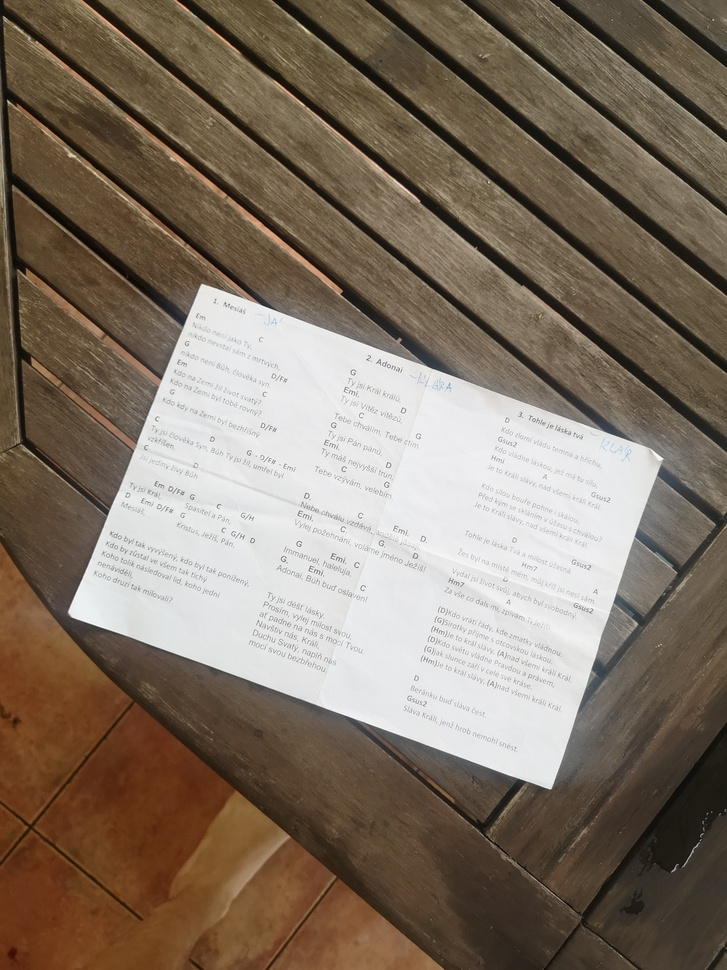
#> input picture example_images/photos/IMG_20230826_093159.jpg, 727 x 970 px, shrunk from 2736 x 3648 before the run, found by its file name
$ python advanced_debug.py
#> lines starting #> are read from the running program, lines starting #| are printed output that depends on the picture; after the words box and inside, x2 and y2 are one past the last pixel; in counts of white or black regions, pixels touching at a corner belong together
"""
Pokročilý debug skript s vizualizací kandidátů a jejich skóre
"""

import cv2
import numpy as np
from pathlib import Path


def advanced_debug():
    """Debug s ukázkou všech kandidátů"""

    # Načtení obrázku
    image_path = Path(__file__).parent.parent / "images" / "photos" / "IMG_20230826_093159.jpg"
    image = cv2.imread(str(image_path))
#> image is the input picture: shape (970, 727, 3); mean B, G, R 101.2, 115.8, 129.6

    if image is None:
        print("Chyba: Nepodařilo se načíst obrázek")
        return

    print(f"Rozměry obrázku: {image.shape[1]}x{image.shape[0]} px")
#| Rozměry obrázku: 727x970 px

    # Převod do šedi
    gray = cv2.cvtColor(image, cv2.COLOR_BGR2GRAY)
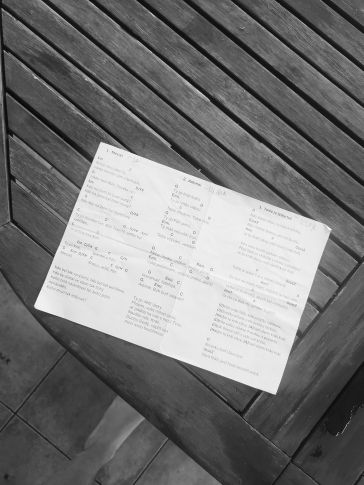
#> gray: shape (970, 727) (shown at 1/2 size); min 3, max 255, mean 118.2

    # Rozmazání
    blurred = cv2.GaussianBlur(gray, (5, 5), 0)

    # Test různých prahů
    threshold_configs = [
        (30, 100),
        (50, 150),
    ]

    epsilon_values = [0.01, 0.015, 0.02, 0.03]

    output_dir = Path(__file__).parent / "advanced_debug_output"
    output_dir.mkdir(exist_ok=True)

    for thresh1, thresh2 in threshold_configs:
        print(f"\n=== Canny({thresh1}, {thresh2}) ===")

        # Detekce hran
        edges = cv2.Canny(blurred, thresh1, thresh2)

        # Dilatace
        kernel = np.ones((3, 3), np.uint8)
        dilated = cv2.dilate(edges, kernel, iterations=2)

        # Nalezení kontur
        contours, _ = cv2.findContours(
            dilated,
            cv2.RETR_EXTERNAL,
            cv2.CHAIN_APPROX_SIMPLE
        )

        print(f"Nalezeno kontur: {len(contours)}")

        # Minimální plocha (1% - papír může být menší)
        image_area = image.shape[0] * image.shape[1]
        min_area = image_area * 0.01

        for epsilon in epsilon_values:
            print(f"\n  Epsilon: {epsilon}")
            candidates = []

            for contour in contours:
                area = cv2.contourArea(contour)

                if area < min_area:
                    continue

                # Aproximace
                peri = cv2.arcLength(contour, True)
                approx = cv2.approxPolyDP(contour, epsilon * peri, True)

                if len(approx) == 4:
                    # Výpočet jasnosti
                    mask = np.zeros(gray.shape, dtype=np.uint8)
                    cv2.fillPoly(mask, [approx.astype(np.int32)], 255)
                    mean_brightness = cv2.mean(gray, mask=mask)[0]

                    # Filtr na minimální jasnost (papír je světlý)
                    if mean_brightness < 150:
                        continue

                    # Skóre
                    score = area * (mean_brightness / 255.0)

                    candidates.append({
                        'contour': approx,
                        'area': area,
                        'brightness': mean_brightness,
                        'score': score
                    })

            if candidates:
                # Seřazení
                candidates.sort(key=lambda x: x['score'], reverse=True)

                print(f"    Nalezeno {len(candidates)} čtyřúhelníků:")

                # Ukázat top 5
                for i, cand in enumerate(candidates[:5]):
                    print(f"      {i+1}. Plocha={int(cand['area'])}, "
                          f"Jasnost={cand['brightness']:.1f}, "
                          f"Skóre={int(cand['score'])}")

                    # Vizualizace
                    viz = image.copy()

                    # Nakreslit overlay
                    overlay = viz.copy()
                    cv2.fillPoly(overlay, [cand['contour'].astype(np.int32)], (255, 200, 100))
                    viz = cv2.addWeighted(overlay, 0.3, viz, 0.7, 0)

                    # Nakreslit rámeček
                    cv2.polylines(viz, [cand['contour'].astype(np.int32)], True, (255, 100, 0), 3)

                    # Nakreslit rohy
                    for corner in cand['contour']:
                        cv2.circle(viz, tuple(corner[0]), 10, (255, 0, 0), -1)

                    # Přidat text s info
                    cv2.putText(
                        viz,
                        f"Rank: {i+1}, Score: {int(cand['score'])}",
                        (10, 30),
                        cv2.FONT_HERSHEY_SIMPLEX,
                        1.0,
                        (0, 255, 0),
                        2
                    )
                    cv2.putText(
                        viz,
                        f"Area: {int(cand['area'])}, Brightness: {cand['brightness']:.1f}",
                        (10, 70),
                        cv2.FONT_HERSHEY_SIMPLEX,
                        1.0,
                        (0, 255, 0),
                        2
                    )

                    # Uložit
                    output_path = output_dir / f"candidate_t{thresh1}_{thresh2}_e{epsilon}_rank{i+1}.jpg"
                    cv2.imwrite(str(output_path), viz)

            else:
                print("    Žádné čtyřúhelníky")
#> this loop made 2 passes
#| Nalezeno kontur: 36
#| Nalezeno kontur: 20
#> pass 1, in advanced_debug, `edges = cv2.Canny(blurred, thresh1, thresh2)`:
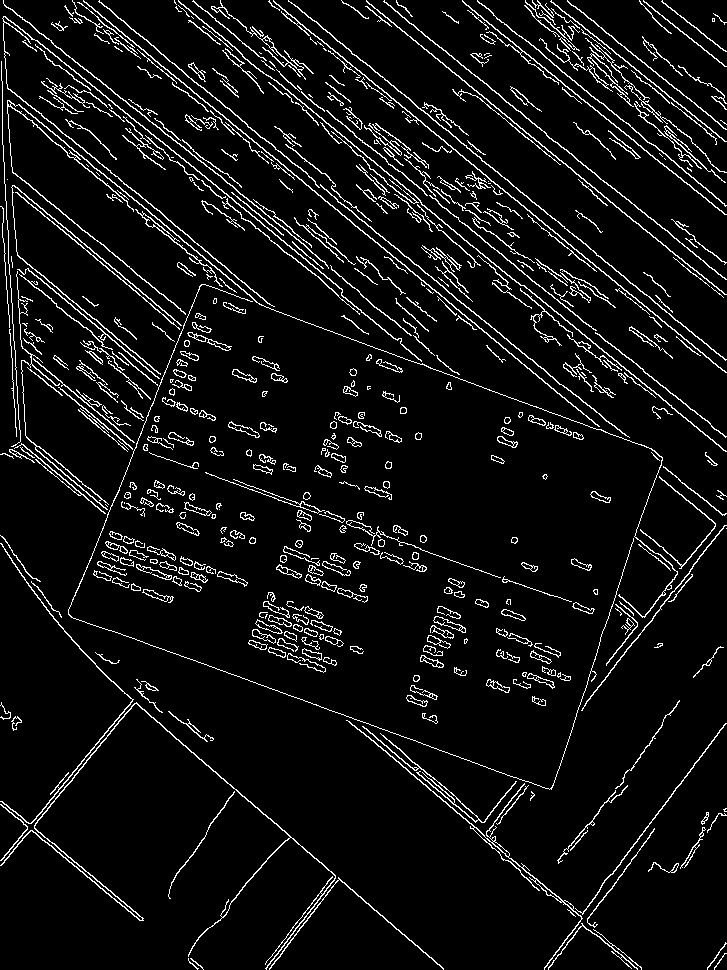
#> edges: shape (970, 727); 6.8% white in thin lines or dots
#> pass 1, in advanced_debug, `cv2.imwrite(str(output_path), viz)`:
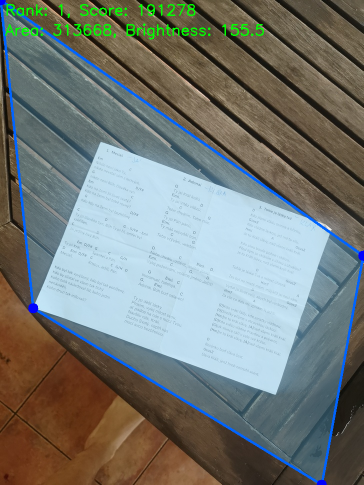
#> saved as candidate_t30_100_e0.03_rank1.jpg: shape (970, 727, 3) (shown at 1/2 size); mean B, G, R 120, 123.9, 117.7
#> after the loop:
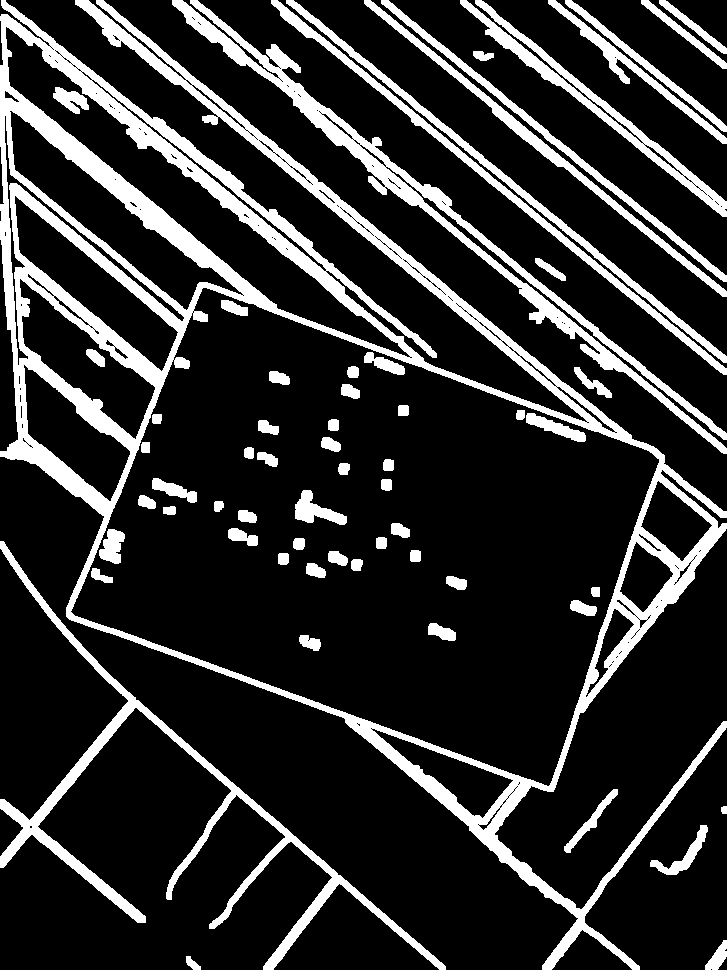
#> dilated: shape (970, 727); 18.3% white; 62 white regions, largest, box (x1, y1, x2, y2) and area: (0, 0, 727, 970) 67357, (172, 0, 727, 454) 13202, (0, 541, 446, 970) 11093
#> after the loop:
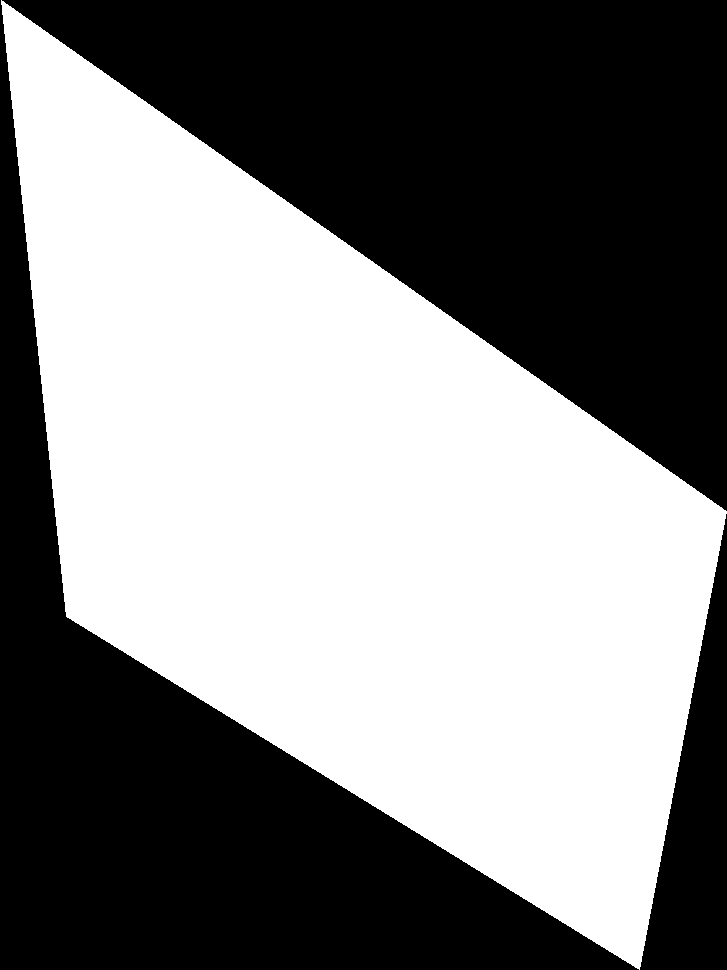
#> mask: shape (970, 727); 50.3% white; 3 black regions, box (x1, y1, x2, y2) and area: (2, 0, 727, 511) 185493, (0, 0, 639, 970) 145278, (640, 514, 727, 970) 19967
#> after the loop:
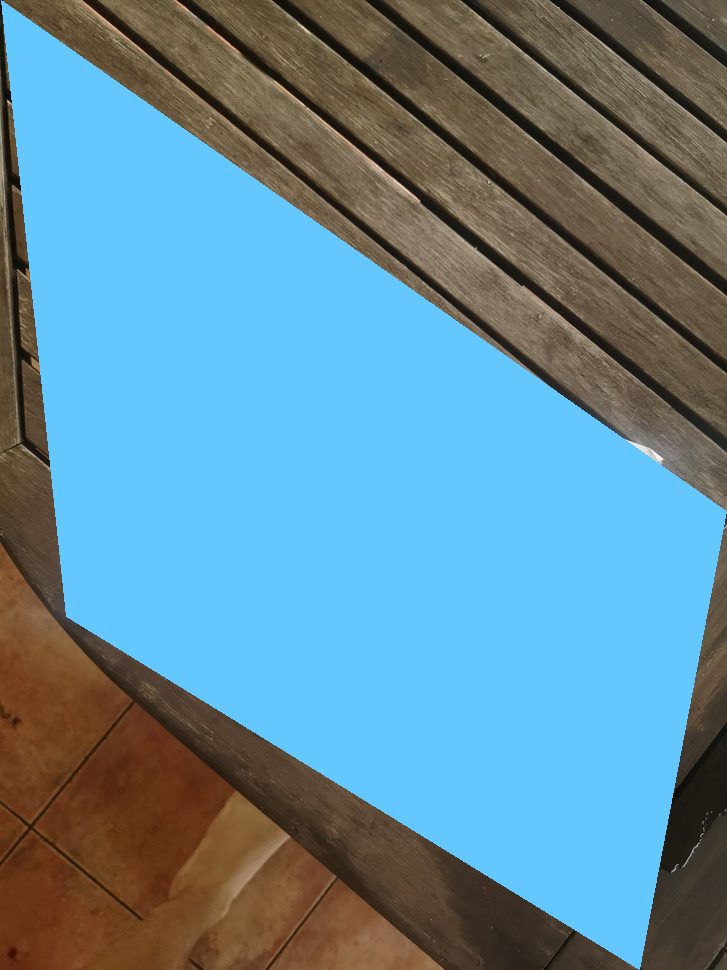
#> overlay: shape (970, 727, 3); mean B, G, R 155.5, 138.7, 98.8

    print(f"\nVýstupy uloženy v: {output_dir}")


if __name__ == "__main__":
    advanced_debug()

$ run again, with paper_detection/data/images/IMG_20230803_092445.jpg copied over example_images/photos/IMG_20230826_093159.jpg
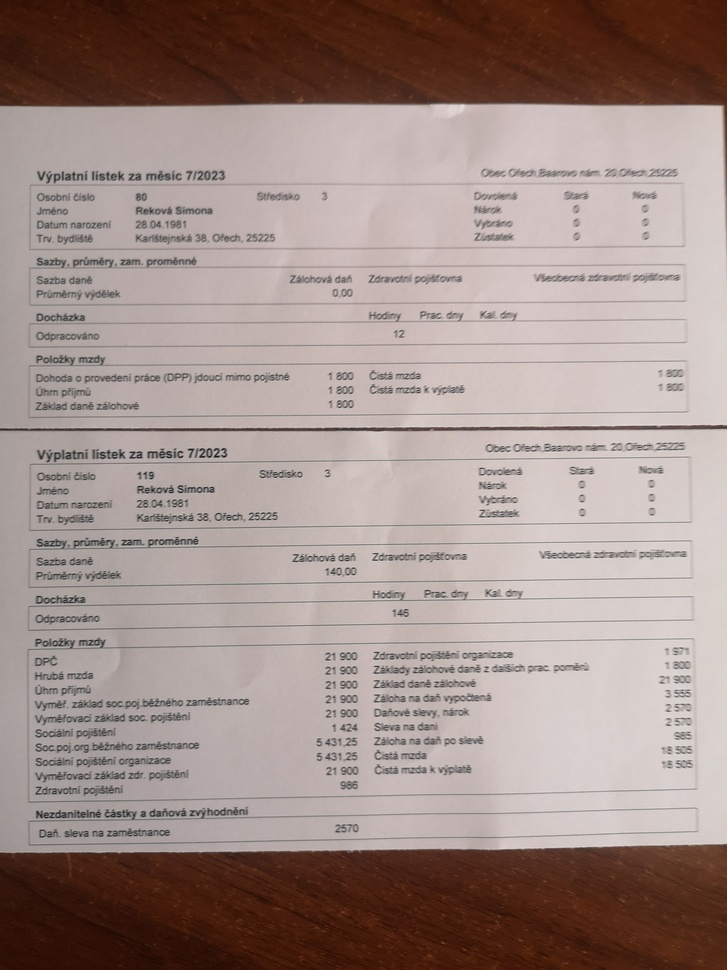
#> input picture paper_detection/data/images/IMG_20230803_092445.jpg, 727 x 970 px, shrunk from 2736 x 3648 before the run, found by its file name
#> in advanced_debug, image is the input picture: shape (970, 727, 3); mean B, G, R 138, 143, 161.1
#| Rozměry obrázku: 727x970 px
#> the loop in advanced_debug, `for thresh1, thresh2 in threshold_configs:` made 2 passes
#| Nalezeno kontur: 40
#| Nalezeno kontur: 78
#> pass 1, in advanced_debug, `edges = cv2.Canny(blurred, thresh1, thresh2)`:
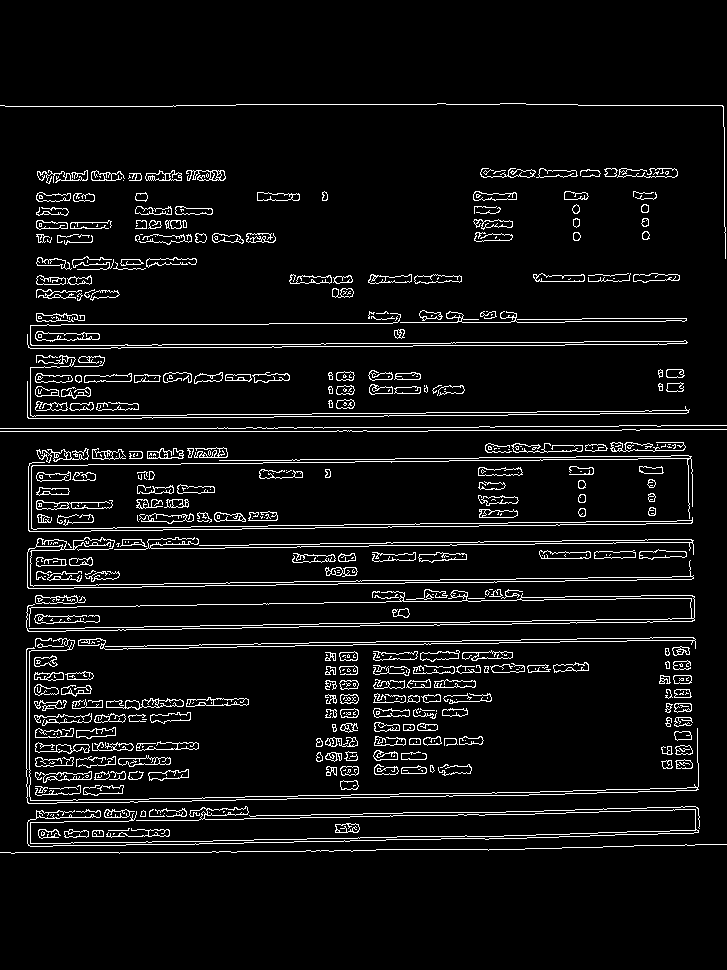
#> edges: shape (970, 727); 6.3% white in thin lines or dots, all inside (x1, y1, x2, y2) = (0, 103, 727, 854)
#> after the loop in advanced_debug, `for thresh1, thresh2 in threshold_configs:`:
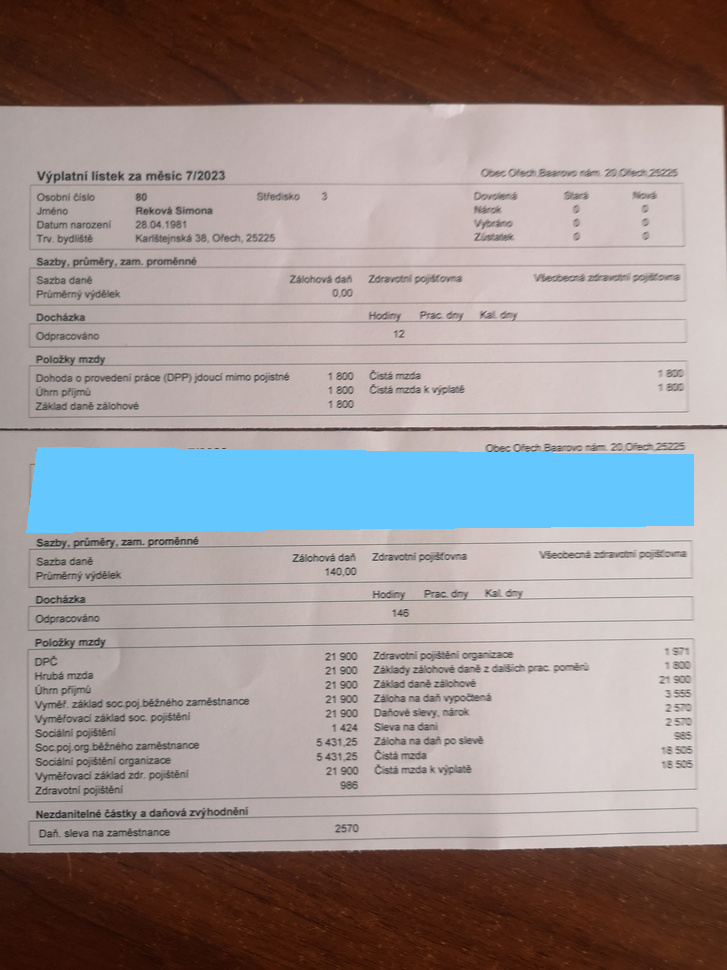
#> overlay: shape (970, 727, 3); mean B, G, R 144.1, 144.9, 154.6

$ run again, with paper_detection/data/images/IMG_20230803_092606.jpg copied over example_images/photos/IMG_20230826_093159.jpg
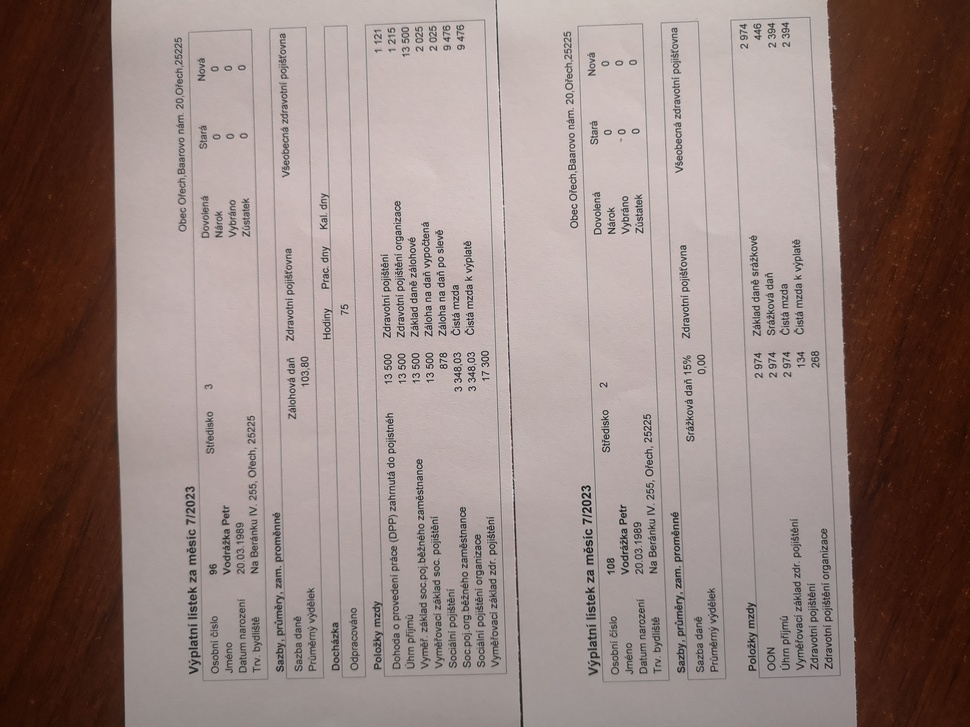
#> input picture paper_detection/data/images/IMG_20230803_092606.jpg, 970 x 727 px, shrunk from 3648 x 2736 before the run, found by its file name
#> in advanced_debug, image is the input picture: shape (727, 970, 3); mean B, G, R 125.6, 130.1, 148
#| Rozměry obrázku: 970x727 px
#> the loop in advanced_debug, `for thresh1, thresh2 in threshold_configs:` made 2 passes
#| Nalezeno kontur: 15
#| Nalezeno kontur: 68
#> pass 1, in advanced_debug, `edges = cv2.Canny(blurred, thresh1, thresh2)`:
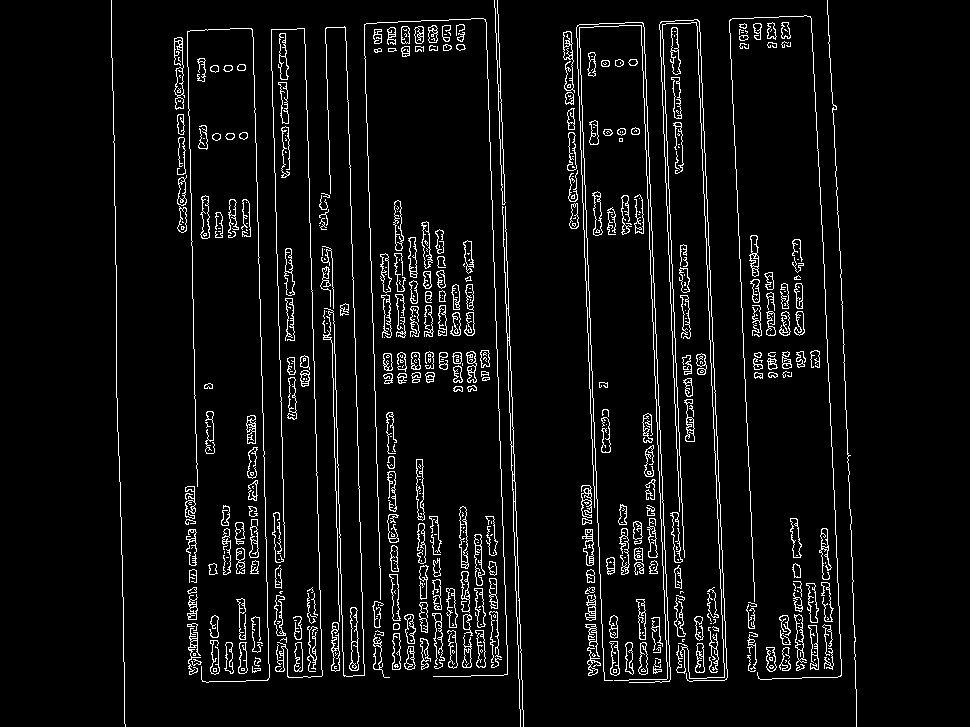
#> edges: shape (727, 970); 5.6% white in thin lines or dots, all inside (x1, y1, x2, y2) = (111, 0, 857, 727)
#> after the loop in advanced_debug, `for thresh1, thresh2 in threshold_configs:`:
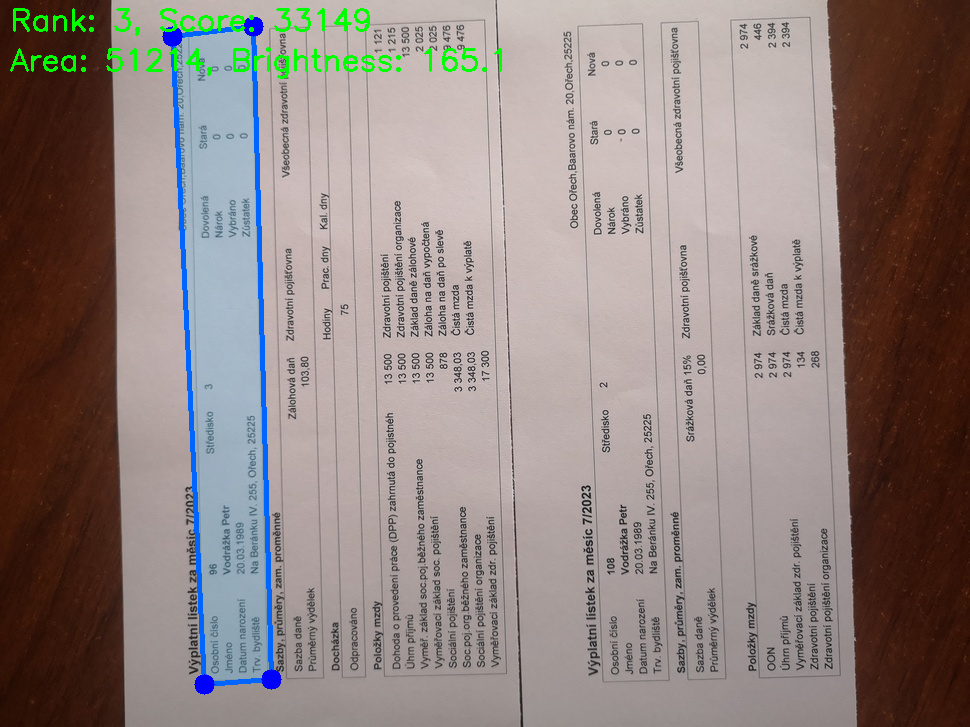
#> viz: shape (727, 970, 3); mean B, G, R 127.5, 130.9, 143.5
